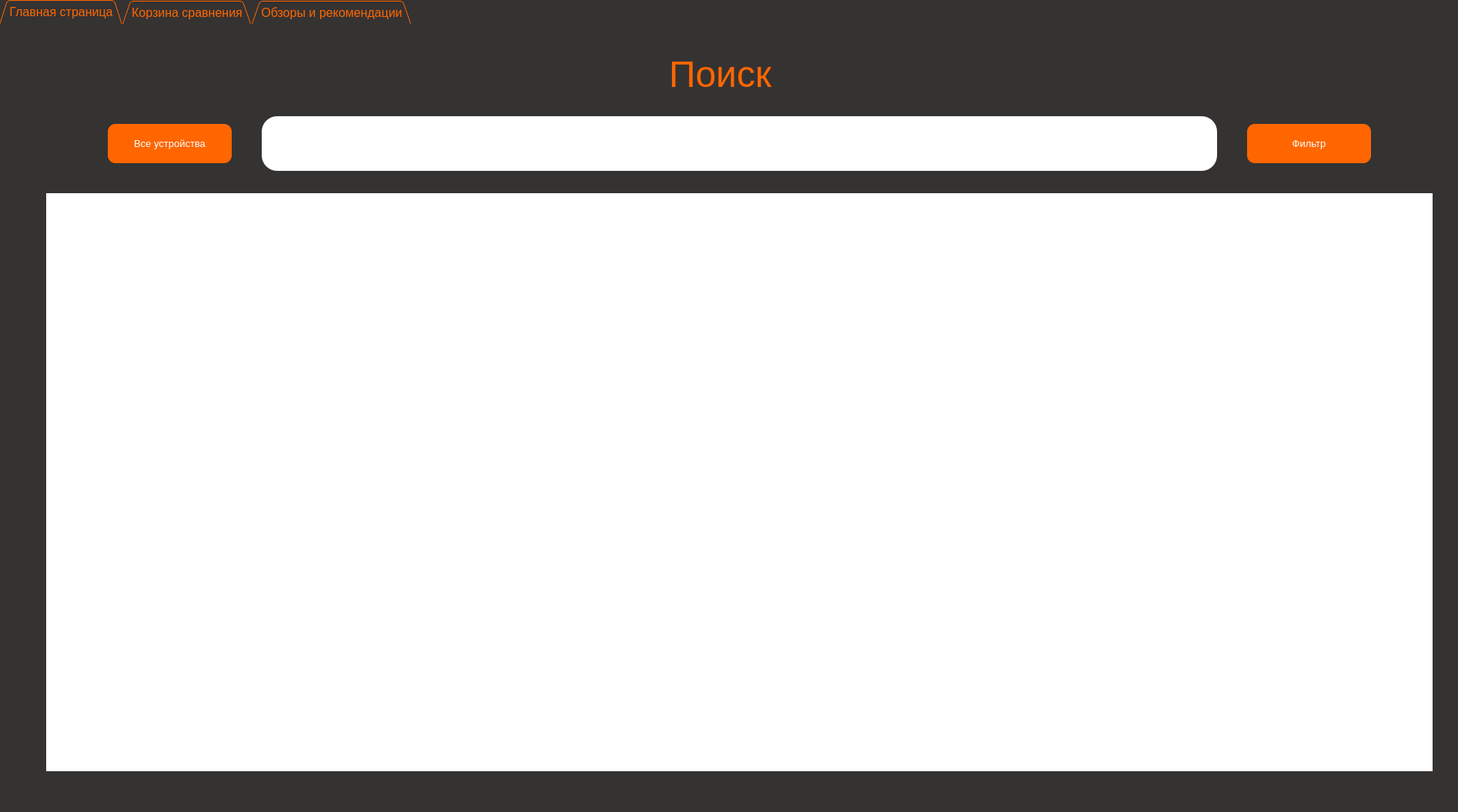
<?xml version="1.0" encoding="UTF-8"?>
<ui version="4.0">
 <class>MainWindow</class>
 <widget class="QMainWindow" name="MainWindow">
  <property name="geometry">
   <rect>
    <x>0</x>
    <y>0</y>
    <width>1894</width>
    <height>1055</height>
   </rect>
  </property>
  <property name="sizePolicy">
   <sizepolicy hsizetype="Preferred" vsizetype="Preferred">
    <horstretch>0</horstretch>
    <verstretch>0</verstretch>
   </sizepolicy>
  </property>
  <property name="windowTitle">
   <string>Главная страница</string>
  </property>
  <property name="styleSheet">
   <string notr="true">background-color: #353232</string>
  </property>
  <property name="toolButtonStyle">
   <enum>Qt::ToolButtonIconOnly</enum>
  </property>
  <property name="animated">
   <bool>true</bool>
  </property>
  <property name="documentMode">
   <bool>false</bool>
  </property>
  <widget class="QWidget" name="centralwidget">
   <widget class="QTabWidget" name="tabWidget">
    <property name="geometry">
     <rect>
      <x>0</x>
      <y>0</y>
      <width>1961</width>
      <height>1071</height>
     </rect>
    </property>
    <property name="font">
     <font>
      <pointsize>12</pointsize>
      <stylestrategy>PreferDefault</stylestrategy>
     </font>
    </property>
    <property name="cursor">
     <cursorShape>PointingHandCursor</cursorShape>
    </property>
    <property name="focusPolicy">
     <enum>Qt::NoFocus</enum>
    </property>
    <property name="layoutDirection">
     <enum>Qt::LeftToRight</enum>
    </property>
    <property name="styleSheet">
     <string notr="true">color: #FF6600; border: 0;</string>
    </property>
    <property name="tabPosition">
     <enum>QTabWidget::North</enum>
    </property>
    <property name="tabShape">
     <enum>QTabWidget::Triangular</enum>
    </property>
    <property name="currentIndex">
     <number>0</number>
    </property>
    <property name="iconSize">
     <size>
      <width>20</width>
      <height>20</height>
     </size>
    </property>
    <property name="elideMode">
     <enum>Qt::ElideLeft</enum>
    </property>
    <property name="tabBarAutoHide">
     <bool>false</bool>
    </property>
    <widget class="QWidget" name="tab_home">
     <property name="styleSheet">
      <string notr="true"/>
     </property>
     <attribute name="title">
      <string>Главная страница</string>
     </attribute>
     <widget class="QPushButton" name="btn_filter">
      <property name="geometry">
       <rect>
        <x>1620</x>
        <y>130</y>
        <width>161</width>
        <height>51</height>
       </rect>
      </property>
      <property name="font">
       <font>
        <pointsize>10</pointsize>
       </font>
      </property>
      <property name="styleSheet">
       <string notr="true">background-color: #FF6600; color: white;  border-radius: 10px</string>
      </property>
      <property name="text">
       <string>Фильтр</string>
      </property>
     </widget>
     <widget class="QPushButton" name="btn_all">
      <property name="geometry">
       <rect>
        <x>140</x>
        <y>130</y>
        <width>161</width>
        <height>51</height>
       </rect>
      </property>
      <property name="font">
       <font>
        <pointsize>10</pointsize>
       </font>
      </property>
      <property name="styleSheet">
       <string notr="true">background-color: #FF6600; color: white;  border-radius: 10px</string>
      </property>
      <property name="text">
       <string>Все устройства</string>
      </property>
     </widget>
     <widget class="QLabel" name="lbl_find">
      <property name="geometry">
       <rect>
        <x>770</x>
        <y>40</y>
        <width>331</width>
        <height>51</height>
       </rect>
      </property>
      <property name="font">
       <font>
        <pointsize>36</pointsize>
       </font>
      </property>
      <property name="styleSheet">
       <string notr="true">color: #FF6600</string>
      </property>
      <property name="frameShape">
       <enum>QFrame::NoFrame</enum>
      </property>
      <property name="frameShadow">
       <enum>QFrame::Plain</enum>
      </property>
      <property name="text">
       <string>Поиск</string>
      </property>
      <property name="textFormat">
       <enum>Qt::AutoText</enum>
      </property>
      <property name="scaledContents">
       <bool>false</bool>
      </property>
      <property name="alignment">
       <set>Qt::AlignCenter</set>
      </property>
     </widget>
     <widget class="QLineEdit" name="edit_find">
      <property name="geometry">
       <rect>
        <x>340</x>
        <y>120</y>
        <width>1241</width>
        <height>71</height>
       </rect>
      </property>
      <property name="font">
       <font>
        <pointsize>16</pointsize>
        <stylestrategy>PreferDefault</stylestrategy>
       </font>
      </property>
      <property name="styleSheet">
       <string notr="true">background-color: white;color: #FF6600; border-radius: 20px</string>
      </property>
      <property name="text">
       <string/>
      </property>
     </widget>
     <widget class="QListWidget" name="list_gadgets">
      <property name="geometry">
       <rect>
        <x>60</x>
        <y>220</y>
        <width>1801</width>
        <height>751</height>
       </rect>
      </property>
      <property name="styleSheet">
       <string notr="true">background-color: white</string>
      </property>
     </widget>
    </widget>
    <widget class="QWidget" name="tab_basket">
     <attribute name="title">
      <string>Корзина сравнения</string>
     </attribute>
     <widget class="QPushButton" name="btn_clear">
      <property name="geometry">
       <rect>
        <x>809</x>
        <y>40</y>
        <width>241</width>
        <height>51</height>
       </rect>
      </property>
      <property name="font">
       <font>
        <pointsize>10</pointsize>
       </font>
      </property>
      <property name="styleSheet">
       <string notr="true">background-color: #FF6600; color: white; </string>
      </property>
      <property name="text">
       <string>Очистить все</string>
      </property>
     </widget>
     <widget class="QListWidget" name="list_characts">
      <property name="geometry">
       <rect>
        <x>60</x>
        <y>120</y>
        <width>1801</width>
        <height>851</height>
       </rect>
      </property>
      <property name="styleSheet">
       <string notr="true">background-color: white</string>
      </property>
     </widget>
    </widget>
    <widget class="QWidget" name="tab_reviews">
     <attribute name="title">
      <string>Обзоры и рекомендации</string>
     </attribute>
     <widget class="QLabel" name="lbl_find_2">
      <property name="geometry">
       <rect>
        <x>450</x>
        <y>20</y>
        <width>1021</width>
        <height>81</height>
       </rect>
      </property>
      <property name="font">
       <font>
        <pointsize>36</pointsize>
       </font>
      </property>
      <property name="styleSheet">
       <string notr="true">color: #FF6600</string>
      </property>
      <property name="frameShape">
       <enum>QFrame::NoFrame</enum>
      </property>
      <property name="frameShadow">
       <enum>QFrame::Plain</enum>
      </property>
      <property name="text">
       <string>Обзоры и рекомендации</string>
      </property>
      <property name="textFormat">
       <enum>Qt::AutoText</enum>
      </property>
      <property name="scaledContents">
       <bool>false</bool>
      </property>
      <property name="alignment">
       <set>Qt::AlignCenter</set>
      </property>
     </widget>
     <widget class="QListWidget" name="list_reviews">
      <property name="geometry">
       <rect>
        <x>60</x>
        <y>120</y>
        <width>1801</width>
        <height>851</height>
       </rect>
      </property>
      <property name="styleSheet">
       <string notr="true">background-color: white</string>
      </property>
     </widget>
    </widget>
   </widget>
  </widget>
  <action name="action">
   <property name="text">
    <string>сц</string>
   </property>
  </action>
 </widget>
 <resources/>
 <connections/>
</ui>
